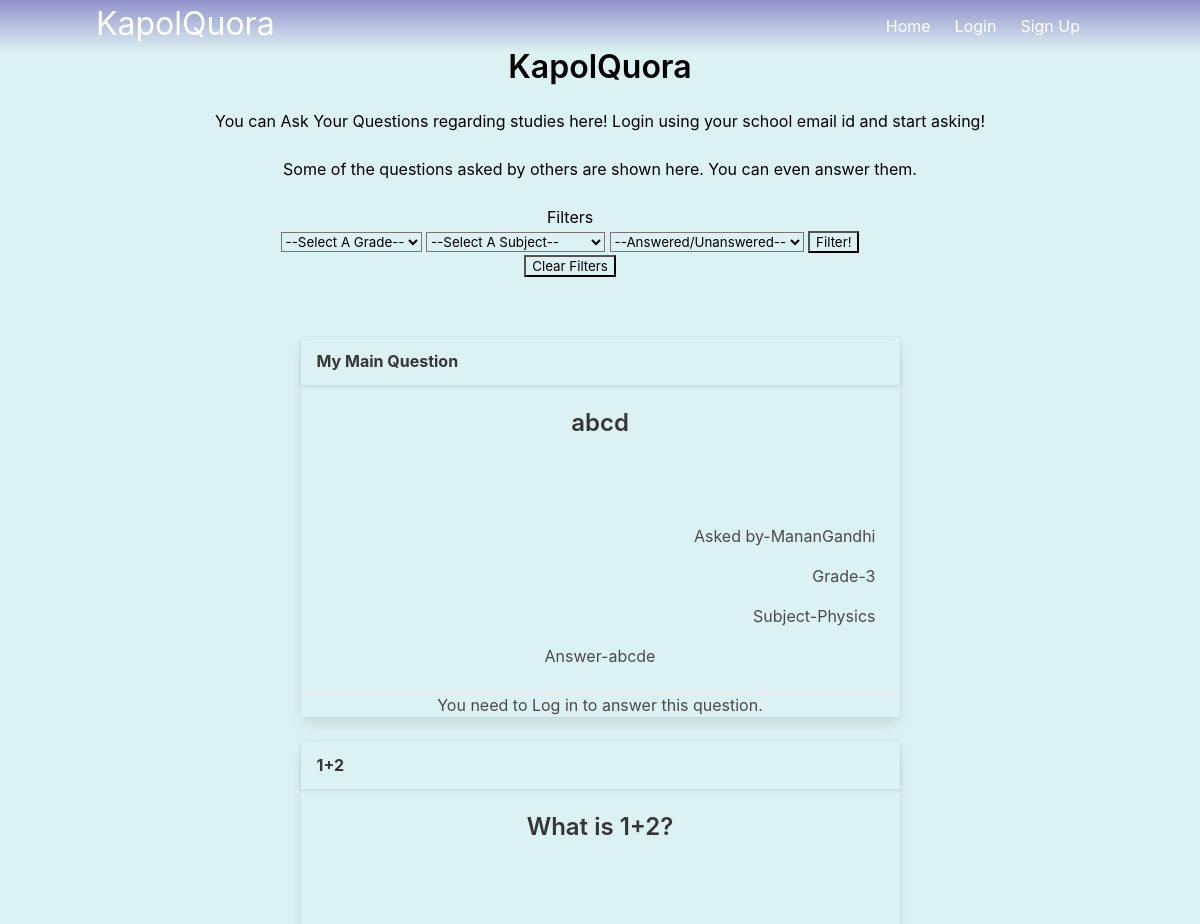
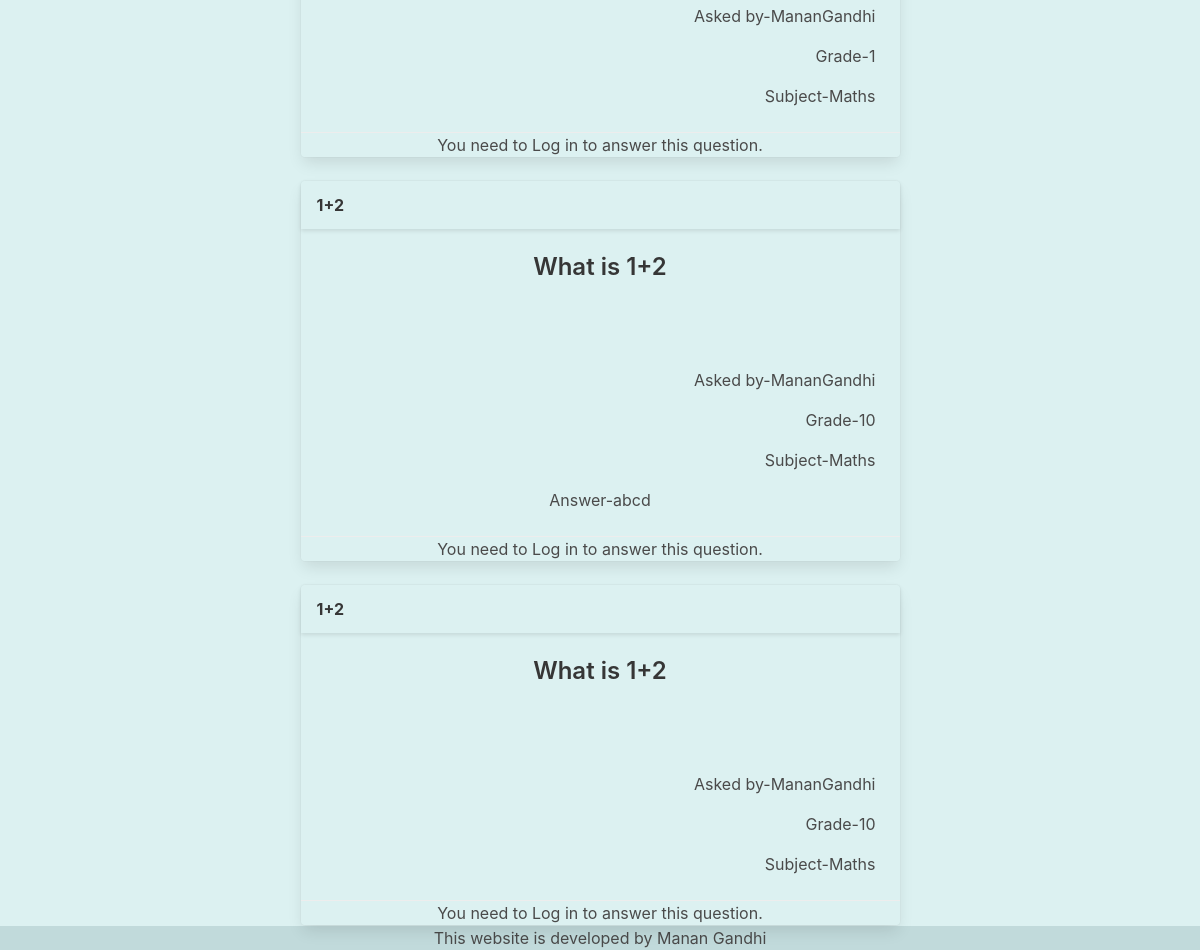
Before: / with the older database file (2 pictures, top to bottom).
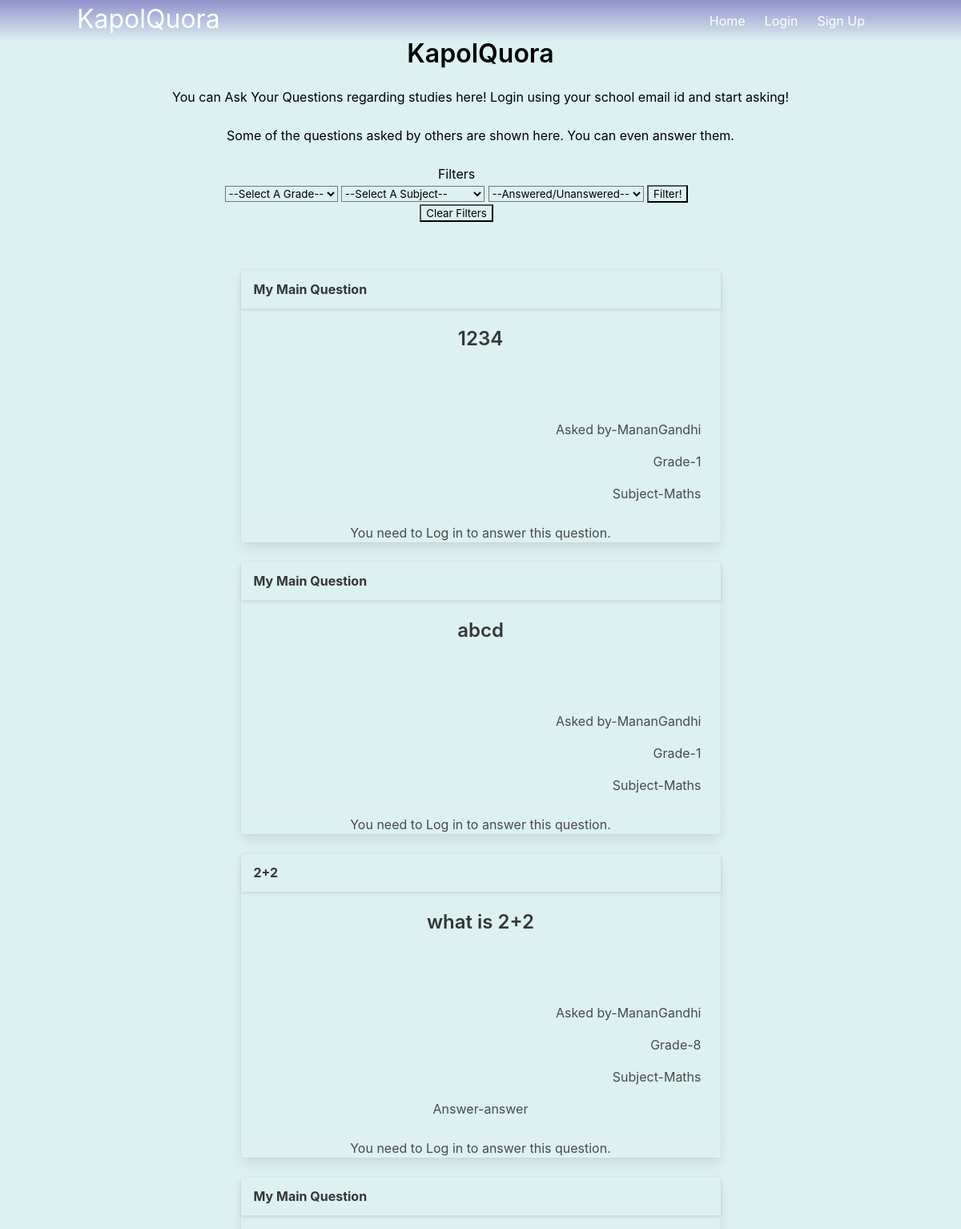
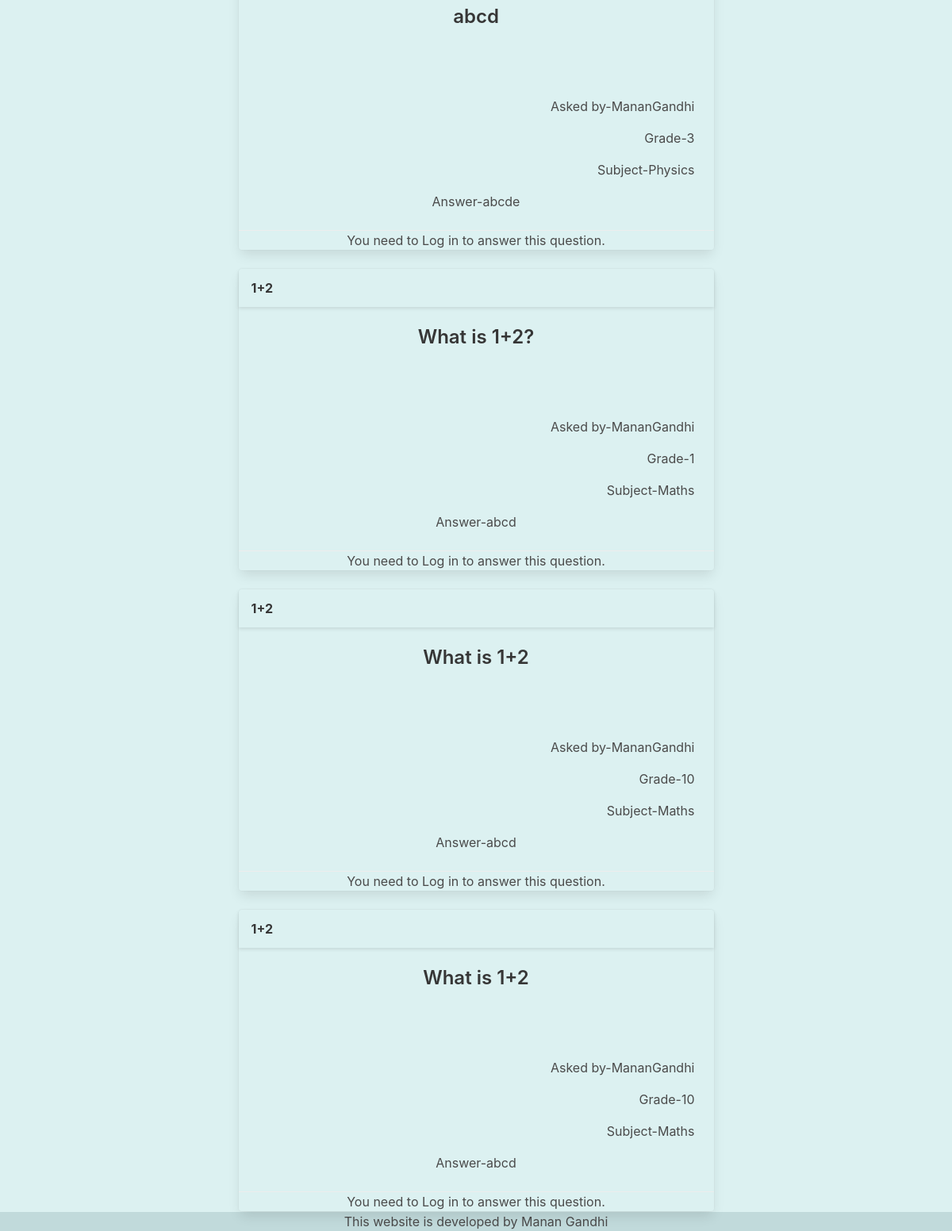
After: the same page with the newer database file (2 pictures, top to bottom).
### models.py (models this page shows)
class Questions(db.Model):
    sno=db.Column(db.Integer, primary_key=True)
    question=db.Column(db.String(1000))
    description=db.Column(db.String(100000))
    author=db.Column(db.String(1000))
    std=db.Column(db.Integer())
    answer=db.Column(db.String(100000))
    subject=db.Column(db.String(100))

### main.py (the view)
@main.route('/')
def index():
    return render_template('index.html', data=Questions.query.all()[::-1])

### templates/index.html (shortened to what this page needs)
{% extends "base.html" %}
{% block content %}
<div style="position:relative; top:0%; text-align: center;">
<h1 class="title" style="color:black">KapolQuora</h1>
<h2 style="color:black">You can Ask Your Questions regarding studies here! Login using your school email id and start asking!</h2><br>
<h5 style="color:black">Some of the questions asked by others are shown here. You can even answer them.</h5><br>
<div style="margin:auto; padding-right:5%; padding-bottom: 3%;">
<form action="/" method="POST">
  <p style="color:black">Filters</p>
    <select id="std" name="std" style="background-color: transparent">
        <option disabled value="all" selected>--Select A Grade--</option>
    </select>
    <select id="subject" name="subject" style="background-color:transparent;"><option selected disabled value="all">--Select A Subject--</option>
    </select>
    <select id="answered" name="answered" style="background-color:transparent;"><option selected disabled value="all">--Answered/Unanswered--</option>
    </select>
    <input style="background-color: transparent;" type="submit" value="Filter!">
  </form>
  <form action="/" method="POST"><input type="submit" value="Clear Filters" style="background-color: transparent;"></form>
</div>
{% if data %}
{% for x in data %}
<br>
<div class="card" style="text-align: center; margin:auto; width: 50%; background-color: transparent;">
    <div class="card-header" style="align-content: center;">
      <p class="card-header-title" style="align-content: center;">
        {{x.question}}
      </p>
    </div>
    <div class="card-content">
      <div class="content">
            <h3>{{x.description}}</h3>
        <br><br><br>
            <p style="text-align:end">Asked by-{{x.author}}</p>
            <p style="text-align:end">Grade-{{x.std}}</p>
            <p style="text-align:end">Subject-{{x.subject}}</p>
            {% if x.answer %}
              <p>Answer-{{x.answer}}</p>
            {% endif %}
      </div>
    </div>
    {% if current_user.is_authenticated and x.answer %}
    {% else %}
    <footer class="card-footer"><p style="text-align: center; margin:auto;">You need to Log in to answer this question.</p></footer>
    {% endif %}
  </div>
</div>
{% endfor %}
{% else %}
    <h4 style="padding-top:10px; color:black">No questions are asked till now! Add one yourself.</h4>
{% endif %}
{% endblock %}

### templates/base.html (shortened to what this page needs)
<!DOCTYPE html>
<html>
<head>
    <link rel="stylesheet" href="https://cdnjs.cloudflare.com/ajax/libs/bulma/0.7.2/css/bulma.min.css" />
</head>
<body >
    <section class="hero is-primary is-fullheight" style="background-color: rgb(220, 241, 241); padding: 1px;">
        <div class="hero-head">
            <nav class="navbar is-fixed-top" style="background-image: linear-gradient( rgb(146, 146, 204), rgb(220, 241, 241));">
                <div class="container">
                    <div class="navbar-brand">
                        <a class="navbar-brand" style="font-size:xx-large;" href="{{url_for('main.index')}}">KapolQuora</a>
                    </div>
                    <div id="navid" class="navbar-menu" style="background-color: transparent;">
                        <div class="navbar-end">
                            <a href="{{ url_for('main.index') }}" class="navbar-item">
                                Home
                            </a>
                            {% if not current_user.is_authenticated %}
                            <a href="{{ url_for('auth.login') }}" class="navbar-item">
                                Login
                            </a>
                            <a href="{{ url_for('auth.signup') }}" class="navbar-item">
                                Sign Up
                            </a>
                            {% endif %}
                        </div>
                    </div>
                </div>
            </nav>
            <br><br>
            {% block content %}
            {% endblock %}
    </section>
		<footer style="text-align: center; background-color: rgb(193, 218, 219);">This website is developed by Manan Gandhi</footer>
</body>
</html>

### templates/base.html (style rules this page uses)
html { --scrollbarBG: transparent; --thumbBG: #90A4AE; }

Changed rows visible on the page:
added Questions: question "My Main Question", description "1234", author "MananGandhi", std "1", subject "Maths"
added Questions: question "My Main Question", description "abcd", author "MananGandhi", std "1", subject "Maths"
added Questions: question "2+2", description "what is 2+2", author "MananGandhi", std "8", subject "Maths", answer "answer"
changed Questions "What is 1+2?": answer (not shown) → "abcd"
changed Questions (number 7 of 7 on the later page): answer (not shown) → "abcd"
